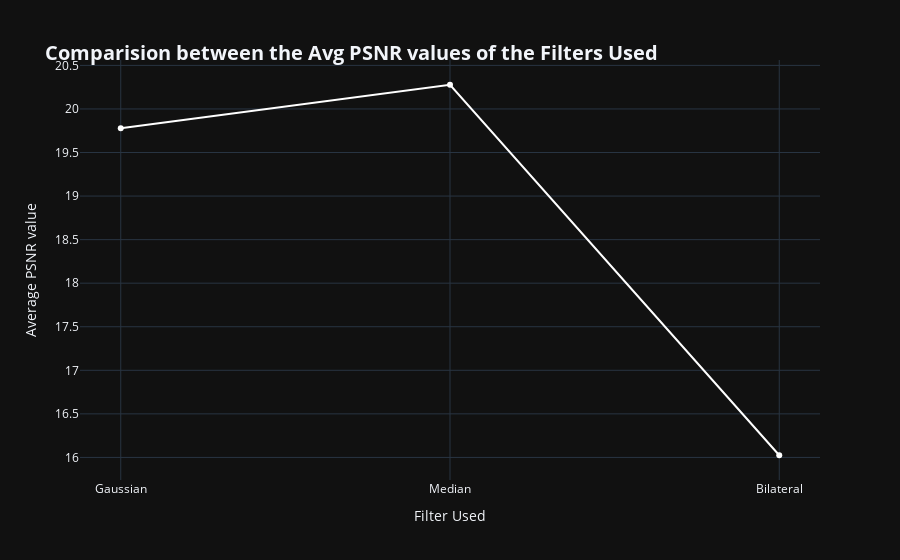

Notebook cell for this chart:
### Markdown cell above
__Ploting a Line chart of the average _PSNR_ values with respect to their filters using _plotly.express_ :__

### Code cell
Y = [i[0] for i in avg_dict.values()]
X = avg_dict.keys()
fig = px.line(x=X,y=Y,markers=True,template="plotly_dark")
fig.update_layout(xaxis_title="Filter Used",yaxis_title="Average PSNR value")
fig.update_layout(
    title=dict(text="Comparision between the Avg PSNR values of the Filters Used", font=dict(size=20,weight="bold"), automargin=True,yref="paper")
)
fig.update_traces(line_color='#fff', line_width=2)

### Figure 1 — Plotly figure (JSON) as saved in the notebook; plotly's stock layout.template omitted (floating-point values rounded to 4 significant figures)
{"data": [{"hovertemplate": "x=%{x}<br>y=%{y}<extra></extra>", "legendgroup": "", "line": {"color": "#fff", "dash": "solid", "width": 2}, "marker": {"symbol": "circle"}, "mode": "lines+markers", "name": "", "orientation": "v", "showlegend": false, "type": "scatter", "x": ["Gaussian", "Median", "Bilateral"], "xaxis": "x", "y": [19.78, 20.28, 16.02], "yaxis": "y"}], "layout": {"autosize": true, "legend": {"tracegroupgap": 0}, "margin": {"t": 60}, "title": {"automargin": true, "font": {"size": 20, "weight": "bold"}, "text": "Comparision between the Avg PSNR values of the Filters Used", "yref": "paper"}, "xaxis": {"anchor": "y", "autorange": true, "domain": [0, 1], "range": [-0.1228, 2.123], "title": {"text": "Filter Used"}, "type": "category"}, "yaxis": {"anchor": "x", "autorange": true, "domain": [0, 1], "range": [15.7, 20.61], "title": {"text": "Average PSNR value"}, "type": "linear"}}}
